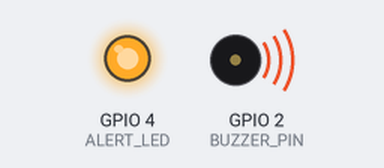
This sketch was run on a simulated ESP32. On the bench: output pins drawn as LEDs (lit = HIGH), buzzer (waves = sounding). What the sketch prints to the serial monitor is not drawn.

Above: at 0.1 s.
Timing chart, 0 to 1.6 s (numbered marks = the images above):
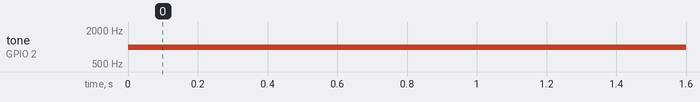

Measured:
- by itself, tone on GPIO 2 (BUZZER_PIN): silent → 1000 Hz at 0.00 s

The sketch:

main.ino
```cpp
/*
  AI-Based Smart Object Detection & Alert System
  Embedded prototype: ESP32-CAM + AI inference output

  Note:
  This starter code demonstrates the embedded alert/control layer.
  The AI model/inference function can be connected to a TinyML or
  Edge Impulse classifier in the next implementation stage.
*/

#define ALERT_LED 4
#define BUZZER_PIN 2

String aiClass = "UNKNOWN";
float confidence = 0.0;

void setup() {
  Serial.begin(115200);
  pinMode(ALERT_LED, OUTPUT);
  pinMode(BUZZER_PIN, OUTPUT);

  digitalWrite(ALERT_LED, LOW);
  digitalWrite(BUZZER_PIN, LOW);

  Serial.println("AI-Based Smart Object Detection System Started");
}

void loop() {
  // Example AI inference result.
  // Replace these values with the output of the trained model.
  aiClass = "TARGET";
  confidence = 0.91;

  if (aiClass == "TARGET" && confidence >= 0.80) {
    digitalWrite(ALERT_LED, HIGH);
    tone(BUZZER_PIN, 1000);
    Serial.println("AI RESULT: Target detected - ALERT");
  } else {
    digitalWrite(ALERT_LED, LOW);
    noTone(BUZZER_PIN);
    Serial.println("AI RESULT: No target detected");
  }

  delay(1000);
}
```
